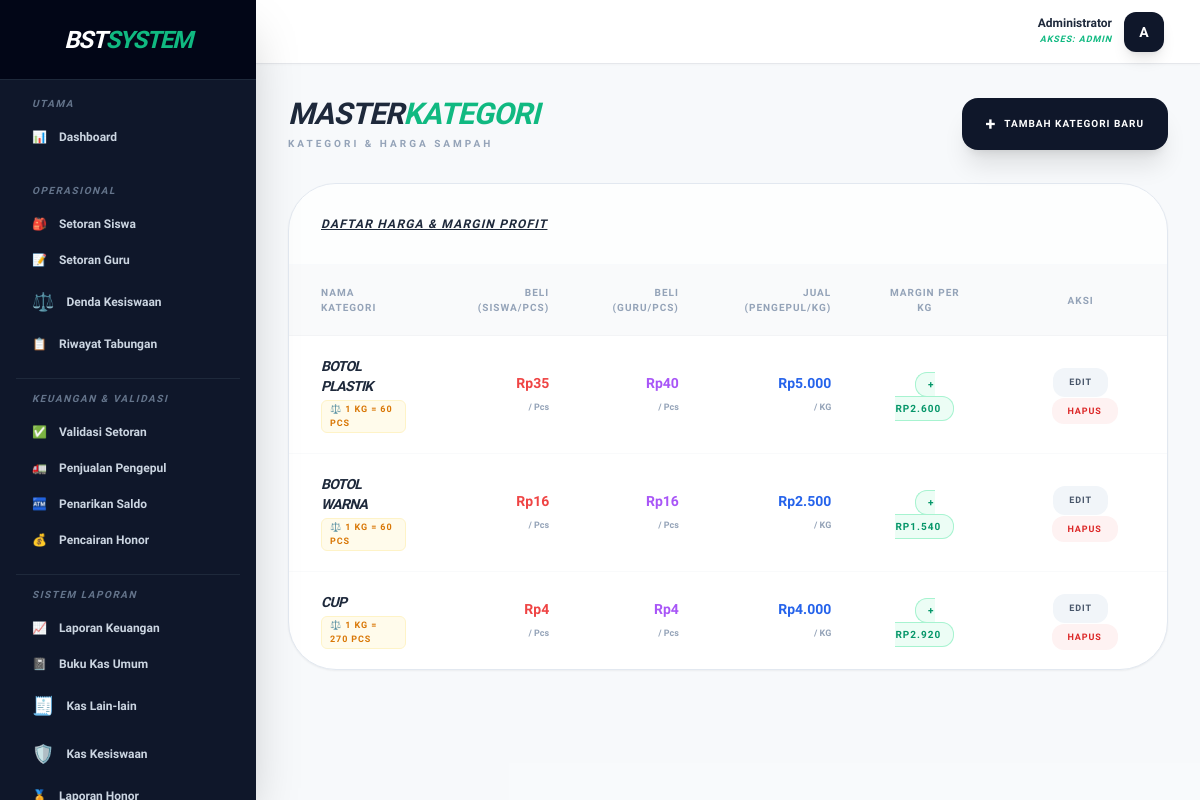
The app's page /public/sampah (signed in) with its own data.
### tables this page shows
CREATE TABLE `kategori_sampah` (
  `id` int(11) NOT NULL AUTO_INCREMENT,
  `nama_sampah` varchar(100) NOT NULL,
  `harga_dasar` decimal(15,2) NOT NULL DEFAULT 0.00,
  `harga_guru` decimal(10,2) DEFAULT 0.00,
  `harga_pengepul` decimal(15,2) NOT NULL DEFAULT 0.00,
  `satuan` varchar(20) DEFAULT 'Pcs',
  `konversi_kg` int(11) NOT NULL DEFAULT 1,
  PRIMARY KEY (`id`)
);

### app/Core/Security.php (called while the page is built, shortened)
<?php
class Security {
    public static function requireRole($allowed_roles = []) {
        $user_role = strtolower($_SESSION['role'] ?? '');
    }
}
?>

### app/Core/Database.php (called while the page is built, shortened)
<?php
class Database {
    private static $instance = null;
    private $conn;
    private function __construct() {
        try {
            $dsn = "mysql:host=" . DB_HOST . ";dbname=" . DB_NAME . ";charset=utf8mb4";
            $options = [
                PDO::ATTR_ERRMODE => PDO::ERRMODE_EXCEPTION,
                PDO::ATTR_DEFAULT_FETCH_MODE => PDO::FETCH_ASSOC,
                PDO::ATTR_EMULATE_PREPARES => false,
            ];
            $this->conn = new PDO($dsn, DB_USER, DB_PASS, $options);
        } catch (PDOException $e) {
            die("Koneksi Database Gagal: " . $e->getMessage());
        }
    }
    public static function getInstance() {
        if (self::$instance === null) {
            self::$instance = new self();
        }
        return self::$instance;
    }
    public function getConnection() {
        return $this->conn;
    }
}

### app/Controllers/SampahController.php (called while the page is built, shortened)
<?php
require_once __DIR__ . '/../Core/Database.php';
require_once __DIR__ . '/../Core/Security.php';
class SampahController {
    private $db;
    public function __construct() {
        $this->db = Database::getInstance()->getConnection();
    }
    public function index() {
        $data = [];
        $data['kategori'] = $this->db->query("
            SELECT * FROM kategori_sampah
            WHERE nama_sampah != '🌟 REWARD PRESTASI'
            ORDER BY nama_sampah ASC
        ")->fetchAll();
        $content = __DIR__ . '/../../views/admin/sampah/index.php';
        require_once __DIR__ . '/../../views/layouts/admin.php';
    }
}
?>

### views/admin/sampah/index.php (the view, shortened to what this page needs)
<div class="max-w-7xl mx-auto space-y-8 pb-10" x-data="{ showModal: false, isEdit: false, formData: { id: '', nama_sampah: '', harga_dasar: '', harga_guru: '', harga_pengepul: '', konversi_kg: '1' } }">
    <div class="flex flex-col md:flex-row md:items-center md:justify-between gap-4">
        <div>
            <h2 class="text-3xl font-black text-slate-800 italic uppercase tracking-tight">MASTER<span class="text-emerald-500">KATEGORI</span></h2>
            <p class="text-[10px] font-bold text-slate-400 uppercase tracking-[0.3em] mt-1">Kategori & Harga Sampah</p>
        </div>
        <button @click="showModal = true; isEdit = false; formData = {id:'', nama_sampah:'', harga_dasar:'', harga_guru:'', harga_pengepul:'', konversi_kg:'1'}" class="px-6 py-3 bg-slate-900 text-white text-[10px] font-black uppercase tracking-widest rounded-2xl shadow-xl hover:bg-black transition-all flex items-center">
            <span class="mr-2 text-lg">+</span> Tambah Kategori Baru
        </button>
    </div>
    <div class="bg-white rounded-[3rem] border border-slate-200 shadow-sm overflow-hidden">
        <div class="p-8 border-b border-slate-50 bg-slate-50/30">
            <h3 class="font-black text-slate-800 text-xs uppercase tracking-widest italic underline">Daftar Harga & Margin Profit</h3>
        </div>
        <div class="overflow-x-auto">
            <table class="w-full text-left">
                <thead>
                    <tr class="bg-gray-50 border-b border-gray-100 text-[10px] uppercase text-slate-400 font-black tracking-widest">
                        <th class="px-8 py-5">Nama Kategori</th>
                        <th class="px-6 py-5 text-right">Beli (Siswa/Pcs)</th>
                        <th class="px-6 py-5 text-right">Beli (Guru/Pcs)</th>
                        <th class="px-6 py-5 text-right">Jual (Pengepul/KG)</th>
                        <th class="px-8 py-5 text-center">Margin per KG</th>
                        <th class="px-8 py-5 text-center">Aksi</th>
                    </tr>
                </thead>
                <tbody class="divide-y divide-gray-50">
                    <?php if(empty($kategori)): ?>
                        <tr><td colspan="6" class="px-8 py-10 text-center text-slate-400 text-xs italic">Belum ada kategori sampah.</td></tr>
                    <?php else: ?>
                        <?php foreach($kategori as $k):
                            $harga_guru = isset($k['harga_guru']) ? $k['harga_guru'] : $k['harga_dasar'];
                            $harga_beli_tertinggi = max($k['harga_dasar'], $harga_guru);
                            $konversi = $k['konversi_kg'] ?? 1;
                            $modal_per_kg = $harga_beli_tertinggi * $konversi;
                            $margin = $k['harga_pengepul'] - $modal_per_kg;
                        ?>
                        <tr class="hover:bg-slate-50 transition-all">
                            <td class="px-8 py-5">
                                <div class="font-black text-slate-800 text-sm uppercase italic tracking-tighter"><?= htmlspecialchars($k['nama_sampah']) ?></div>
                                <div class="flex items-center gap-2 mt-1">
                                    <div class="text-[9px] font-bold text-amber-600 uppercase tracking-widest bg-amber-50 px-2 py-0.5 rounded-md border border-amber-100">
                                        ⚖️ 1 KG = <?= $konversi ?> PCS
                                    </div>
                                </div>
                            </td>
                            <td class="px-6 py-5 text-right font-black text-red-500 text-sm">Rp<?= number_format($k['harga_dasar'], 0, ',', '.') ?> <span class="text-[9px] text-slate-400 font-bold block mt-1">/ Pcs</span></td>
                            <td class="px-6 py-5 text-right font-black text-purple-500 text-sm">Rp<?= number_format($harga_guru, 0, ',', '.') ?> <span class="text-[9px] text-slate-400 font-bold block mt-1">/ Pcs</span></td>
                            <td class="px-6 py-5 text-right font-black text-blue-600 text-sm">Rp<?= number_format($k['harga_pengepul'], 0, ',', '.') ?> <span class="text-[9px] text-slate-400 font-bold block mt-1">/ KG</span></td>
                            <td class="px-8 py-5 text-center">
                                <span class="px-3 py-1.5 <?= $margin >= 0 ? 'bg-emerald-50 text-emerald-600 border border-emerald-200' : 'bg-red-50 text-red-600 border border-red-200' ?> rounded-xl text-[10px] font-black uppercase tracking-widest">
                                    <?= $margin >= 0 ? '+' : '' ?> Rp<?= number_format($margin, 0, ',', '.') ?>
                                </span>
                            </td>
                            <td class="px-8 py-5 text-center space-x-2">
                                <button @click="showModal = true; isEdit = true; formData = { id: '<?= $k['id'] ?>', nama_sampah: '<?= addslashes($k['nama_sampah']) ?>', harga_dasar: '<?= $k['harga_dasar'] ?>', harga_guru: '<?= $harga_guru ?>', harga_pengepul: '<?= $k['harga_pengepul'] ?>', konversi_kg: '<?= $konversi ?>' }"
                                        class="px-4 py-2 bg-slate-100 text-slate-600 hover:bg-slate-800 hover:text-white rounded-xl text-[9px] font-black uppercase tracking-widest transition-all">
                                    Edit
                                </button>
                                <a href="<?= BASE_URL ?>/sampah/delete?id=<?= $k['id'] ?>" onclick="return confirm('Yakin ingin menghapus kategori ini?')" class="px-4 py-2 bg-red-50 text-red-600 hover:bg-red-600 hover:text-white rounded-xl text-[9px] font-black uppercase tracking-widest transition-all">
                                    Hapus
                                </a>
                            </td>
                        </tr>
                        <?php endforeach; ?>
                    <?php endif; ?>
                </tbody>
            </table>
        </div>
    </div>
</div>

### public/index.php (shortened to what this page needs)
<?php
$url = isset($_GET['url']) ? rtrim($_GET['url'], '/') : 'auth/login';
$url = filter_var($url, FILTER_SANITIZE_URL);
$urlParts = explode('/', $url);
$controllerName = ucfirst($urlParts[0]) . 'Controller';
$methodName = isset($urlParts[1]) ? $urlParts[1] : 'index';
$controllerFile = __DIR__ . '/../app/Controllers/' . $controllerName . '.php';
if (file_exists($controllerFile)) {
    $controller = new $controllerName();
    if (method_exists($controller, $methodName)) {
        unset($urlParts[0]);
        unset($urlParts[1]);
        $params = $urlParts ? array_values($urlParts) : [];
        call_user_func_array([$controller, $methodName], $params);
    } else {
        http_response_code(404);
        echo "404 - Method tidak ditemukan!";
    }
} else {
    http_response_code(404);
    echo "404 - Controller tidak ditemukan!";
}

### views/layouts/admin.php (shortened to what this page needs)
<?php
$role = $_SESSION['role'] ?? '';
?>
<!DOCTYPE html>
<html lang="id">
<head>
    <script src="https://cdn.tailwindcss.com"></script>
</head>
<body x-data="{ sidebarOpen: false }">
    <div class="flex h-screen overflow-hidden">
        <aside :class="sidebarOpen ? 'translate-x-0' : '-translate-x-full'"
               class="fixed inset-y-0 left-0 z-50 w-64 bg-slate-900 text-slate-300 transition-transform duration-300 transform lg:translate-x-0 lg:static lg:inset-0 shadow-2xl flex flex-col">
            <div class="flex items-center justify-center h-20 bg-slate-950 border-b border-slate-800 flex-shrink-0">
                <span class="text-2xl font-black text-white italic tracking-tighter uppercase">BST<span class="text-emerald-500">SYSTEM</span></span>
            </div>
            <nav class="flex-1 mt-4 px-4 space-y-1 overflow-y-auto custom-scrollbar">
                <div class="pb-3">
                    <p class="nav-header text-[10px] font-bold text-slate-500 uppercase px-4 mb-2">Utama</p>
                    <a href="<?= BASE_URL ?>/dashboard" class="sidebar-link flex items-center px-4 py-2.5 text-xs font-semibold rounded-xl hover:bg-slate-800 transition-all">
                        <span class="mr-3">📊</span> Dashboard
                    </a>
                </div>
                <?php if($role === 'admin' || $role === 'staff'): ?>
                <div class="py-3">
                    <p class="nav-header text-[10px] font-bold text-slate-500 uppercase px-4 mb-2">Operasional</p>
                    <a href="<?= BASE_URL ?>/setoran/siswa_kelas" class="sidebar-link flex items-center px-4 py-2.5 text-xs font-semibold rounded-xl hover:bg-slate-800 transition-all">
                        <span class="mr-3">🎒</span> Setoran Siswa
                    </a>
                    <a href="<?= BASE_URL ?>/setoran/guru" class="sidebar-link flex items-center px-4 py-2.5 text-xs font-semibold rounded-xl hover:bg-slate-800 transition-all">
                        <span class="mr-3">📝</span> Setoran Guru
                    </a>
                    <a href="<?= BASE_URL ?>/setoran/create_kesiswaan" class="sidebar-link flex items-center px-4 py-2.5 text-xs font-semibold rounded-xl hover:bg-slate-800 transition-all">
                        <span class="mr-3 text-lg">⚖️</span> Denda Kesiswaan
                    </a>
                    <?php if($role === 'admin'): ?>
                    <a href="<?= BASE_URL ?>/setoran/siswa" class="sidebar-link flex items-center px-4 py-2.5 text-xs font-semibold rounded-xl hover:bg-slate-800 transition-all">
                        <span class="mr-3">📋</span> Riwayat Tabungan
                    </a>
                    <?php endif; ?>
                </div>
                <?php endif; ?>
                <?php if($role === 'admin'): ?>
                <div class="py-3 border-t border-slate-800 mt-4">
                    <p class="nav-header text-[10px] font-bold text-slate-500 uppercase px-4 mb-2">Keuangan & Validasi</p>
                    <a href="<?= BASE_URL ?>/setoran/validasi" class="sidebar-link flex items-center px-4 py-2.5 text-xs font-semibold rounded-xl hover:bg-slate-800 transition-all">
                        <span class="mr-3">✅</span> Validasi Setoran
                    </a>
                    <a href="<?= BASE_URL ?>/penjualan" class="sidebar-link flex items-center px-4 py-2.5 text-xs font-semibold rounded-xl hover:bg-slate-800 transition-all">
                        <span class="mr-3">🚛</span> Penjualan Pengepul
                    </a>
                    <a href="<?= BASE_URL ?>/penarikan" class="sidebar-link flex items-center px-4 py-2.5 text-xs font-semibold rounded-xl hover:bg-slate-800 transition-all">
                        <span class="mr-3">🏧</span> Penarikan Saldo
                    </a>
                    <a href="<?= BASE_URL ?>/honor" class="sidebar-link flex items-center px-4 py-2.5 text-xs font-semibold rounded-xl hover:bg-slate-800 transition-all">
                        <span class="mr-3">💰</span> Pencairan Honor
                    </a>
                </div>
                <div class="py-3 border-t border-slate-800 mt-4">
                    <p class="nav-header text-[10px] font-bold text-slate-500 uppercase px-4 mb-2">Sistem Laporan</p>
                    <a href="<?= BASE_URL ?>/laporan/keuangan" class="sidebar-link flex items-center px-4 py-2.5 text-xs font-semibold rounded-xl hover:bg-slate-800 transition-all">
                        <span class="mr-3">📈</span> Laporan Keuangan
                    </a>
                    <a href="<?= BASE_URL ?>/laporan/buku_kas" class="sidebar-link flex items-center px-4 py-2.5 text-xs font-semibold rounded-xl hover:bg-slate-800 transition-all">
                        <span class="mr-3">📓</span> Buku Kas Umum
                    </a>
                    <a href="<?= BASE_URL ?>/kas" class="sidebar-link flex items-center px-4 py-2.5 text-xs font-semibold rounded-xl hover:bg-slate-800 transition-all">
                        <span class="mr-3 text-lg">🧾</span> Kas Lain-lain
                    </a>
                    <a href="<?= BASE_URL ?>/laporan/kas_kesiswaan" class="sidebar-link flex items-center px-4 py-2.5 text-xs font-semibold rounded-xl hover:bg-slate-800 transition-all">
                        <span class="mr-3 text-lg">🛡️</span> Kas Kesiswaan
                    </a>
                    <a href="<?= BASE_URL ?>/laporan/honor" class="sidebar-link flex items-center px-4 py-2.5 text-xs font-semibold rounded-xl hover:bg-slate-800 transition-all">
                        <span class="mr-3">🏅</span> Laporan Honor
                    </a>
                </div>
                <?php endif; ?>
            </nav>
        </aside>
        <div class="flex-1 flex flex-col overflow-hidden">
            <header class="flex items-center justify-between h-16 px-8 bg-white border-b border-gray-200 flex-shrink-0 shadow-sm">
                <div class="ml-auto relative" x-data="{ open: false }">
                    <button @click="open = !open" class="flex items-center space-x-3 p-1 rounded-2xl hover:bg-gray-50 transition-all focus:outline-none">
                        <div class="text-right hidden sm:block">
                            <p class="text-xs font-black text-slate-800 leading-none"><?= htmlspecialchars($_SESSION['nama'] ?? 'Pengguna') ?></p>
                            <p class="text-[9px] text-emerald-500 font-bold uppercase mt-1 tracking-widest italic">Akses: <?= strtoupper($role) ?></p>
                        </div>
                        <div class="w-10 h-10 rounded-xl bg-slate-900 flex items-center justify-center text-white text-sm font-black shadow-lg uppercase">
                            <?= substr($_SESSION['nama'] ?? 'U', 0, 1) ?>
                        </div>
                    </button>
                </div>
            </header>
            <main class="flex-1 overflow-x-hidden overflow-y-auto p-8 bg-slate-50/50">
                <div class="container mx-auto">
                    <?php
                    if (isset($content) && file_exists($content)) {
                        require_once $content;
                    } else {
                        echo "<p class='text-red-500'>Error: File konten tidak ditemukan.</p>";
                    }
                    ?>
                </div>
            </main>
        </div>
    </div>
</body>
</html>

### views/layouts/admin.php (style rules this page uses)
body { font-family: 'Plus Jakarta Sans', sans-serif; background-color: #f8fafc; }
.nav-header { font-style: italic; letter-spacing: 0.15em; }

### records on screen
kategori_sampah: nama_sampah "BOTOL PLASTIK", konversi_kg "60", harga_dasar "35", harga_guru "40", harga_pengepul "5.000", margin "2.600"
kategori_sampah: nama_sampah "BOTOL WARNA", konversi_kg "60", harga_dasar "16", harga_guru "16", harga_pengepul "2.500", margin "1.540"
kategori_sampah: nama_sampah "CUP", konversi_kg "270", harga_dasar "4", harga_guru "4", harga_pengepul "4.000", margin "2.920"

### other values on screen
$_SESSION['nama'] "Administrator"
$role "ADMIN"
substr($_SESSION['nama'] ?? 'U', 0, 1) "A"
